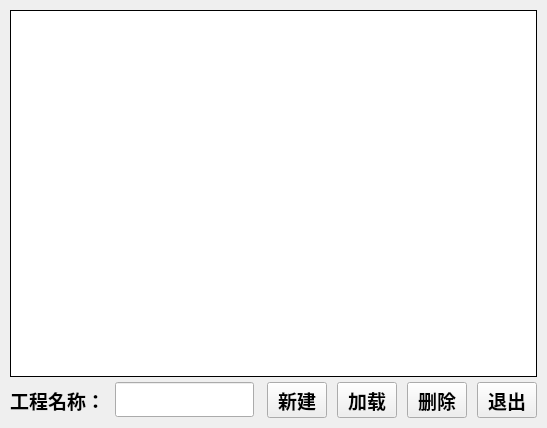
<?xml version="1.0" encoding="UTF-8"?>
<ui version="4.0">
 <class>Dialog_GetOpenProjectName</class>
 <widget class="QDialog" name="Dialog_GetOpenProjectName">
  <property name="geometry">
   <rect>
    <x>0</x>
    <y>0</y>
    <width>547</width>
    <height>428</height>
   </rect>
  </property>
  <property name="windowTitle">
   <string>Dialog</string>
  </property>
  <layout class="QVBoxLayout" name="verticalLayout">
   <property name="spacing">
    <number>5</number>
   </property>
   <property name="leftMargin">
    <number>10</number>
   </property>
   <property name="topMargin">
    <number>10</number>
   </property>
   <property name="rightMargin">
    <number>10</number>
   </property>
   <property name="bottomMargin">
    <number>10</number>
   </property>
   <item>
    <widget class="QListWidget" name="ListWdt_Projects">
     <property name="minimumSize">
      <size>
       <width>180</width>
       <height>160</height>
      </size>
     </property>
     <property name="font">
      <font>
       <family>微软雅黑</family>
       <pointsize>10</pointsize>
      </font>
     </property>
     <property name="frameShape">
      <enum>QFrame::Box</enum>
     </property>
     <property name="frameShadow">
      <enum>QFrame::Plain</enum>
     </property>
     <property name="horizontalScrollBarPolicy">
      <enum>Qt::ScrollBarAsNeeded</enum>
     </property>
     <property name="iconSize">
      <size>
       <width>120</width>
       <height>90</height>
      </size>
     </property>
     <property name="resizeMode">
      <enum>QListView::Adjust</enum>
     </property>
     <property name="viewMode">
      <enum>QListView::IconMode</enum>
     </property>
    </widget>
   </item>
   <item>
    <layout class="QHBoxLayout" name="horizontalLayout">
     <property name="spacing">
      <number>10</number>
     </property>
     <item>
      <widget class="QLabel" name="label_ProName">
       <property name="font">
        <font>
         <family>华文楷体</family>
         <pointsize>14</pointsize>
         <weight>75</weight>
         <bold>true</bold>
        </font>
       </property>
       <property name="text">
        <string>工程名称：</string>
       </property>
      </widget>
     </item>
     <item>
      <widget class="QLineEdit" name="QLEdit_ProName">
       <property name="sizePolicy">
        <sizepolicy hsizetype="Expanding" vsizetype="Fixed">
         <horstretch>0</horstretch>
         <verstretch>30</verstretch>
        </sizepolicy>
       </property>
       <property name="minimumSize">
        <size>
         <width>0</width>
         <height>30</height>
        </size>
       </property>
       <property name="font">
        <font>
         <family>华文楷体</family>
         <pointsize>14</pointsize>
         <weight>50</weight>
         <bold>false</bold>
        </font>
       </property>
      </widget>
     </item>
     <item>
      <spacer name="horizontalSpacer">
       <property name="orientation">
        <enum>Qt::Horizontal</enum>
       </property>
       <property name="sizeHint" stdset="0">
        <size>
         <width>40</width>
         <height>20</height>
        </size>
       </property>
      </spacer>
     </item>
     <item>
      <widget class="QToolButton" name="Btn_New">
       <property name="minimumSize">
        <size>
         <width>60</width>
         <height>30</height>
        </size>
       </property>
       <property name="font">
        <font>
         <family>华文楷体</family>
         <pointsize>14</pointsize>
         <weight>75</weight>
         <bold>true</bold>
        </font>
       </property>
       <property name="text">
        <string>新建</string>
       </property>
      </widget>
     </item>
     <item>
      <widget class="QToolButton" name="Btn_Load">
       <property name="minimumSize">
        <size>
         <width>60</width>
         <height>30</height>
        </size>
       </property>
       <property name="font">
        <font>
         <family>华文楷体</family>
         <pointsize>14</pointsize>
         <weight>75</weight>
         <bold>true</bold>
        </font>
       </property>
       <property name="text">
        <string>加载</string>
       </property>
      </widget>
     </item>
     <item>
      <widget class="QToolButton" name="Btn_Delete">
       <property name="minimumSize">
        <size>
         <width>60</width>
         <height>30</height>
        </size>
       </property>
       <property name="font">
        <font>
         <family>华文楷体</family>
         <pointsize>14</pointsize>
         <weight>75</weight>
         <bold>true</bold>
        </font>
       </property>
       <property name="text">
        <string>删除</string>
       </property>
      </widget>
     </item>
     <item>
      <widget class="QToolButton" name="Btn_Cancel">
       <property name="minimumSize">
        <size>
         <width>60</width>
         <height>30</height>
        </size>
       </property>
       <property name="font">
        <font>
         <family>华文楷体</family>
         <pointsize>14</pointsize>
         <weight>75</weight>
         <bold>true</bold>
        </font>
       </property>
       <property name="text">
        <string>退出</string>
       </property>
      </widget>
     </item>
    </layout>
   </item>
  </layout>
 </widget>
 <resources/>
 <connections/>
</ui>
